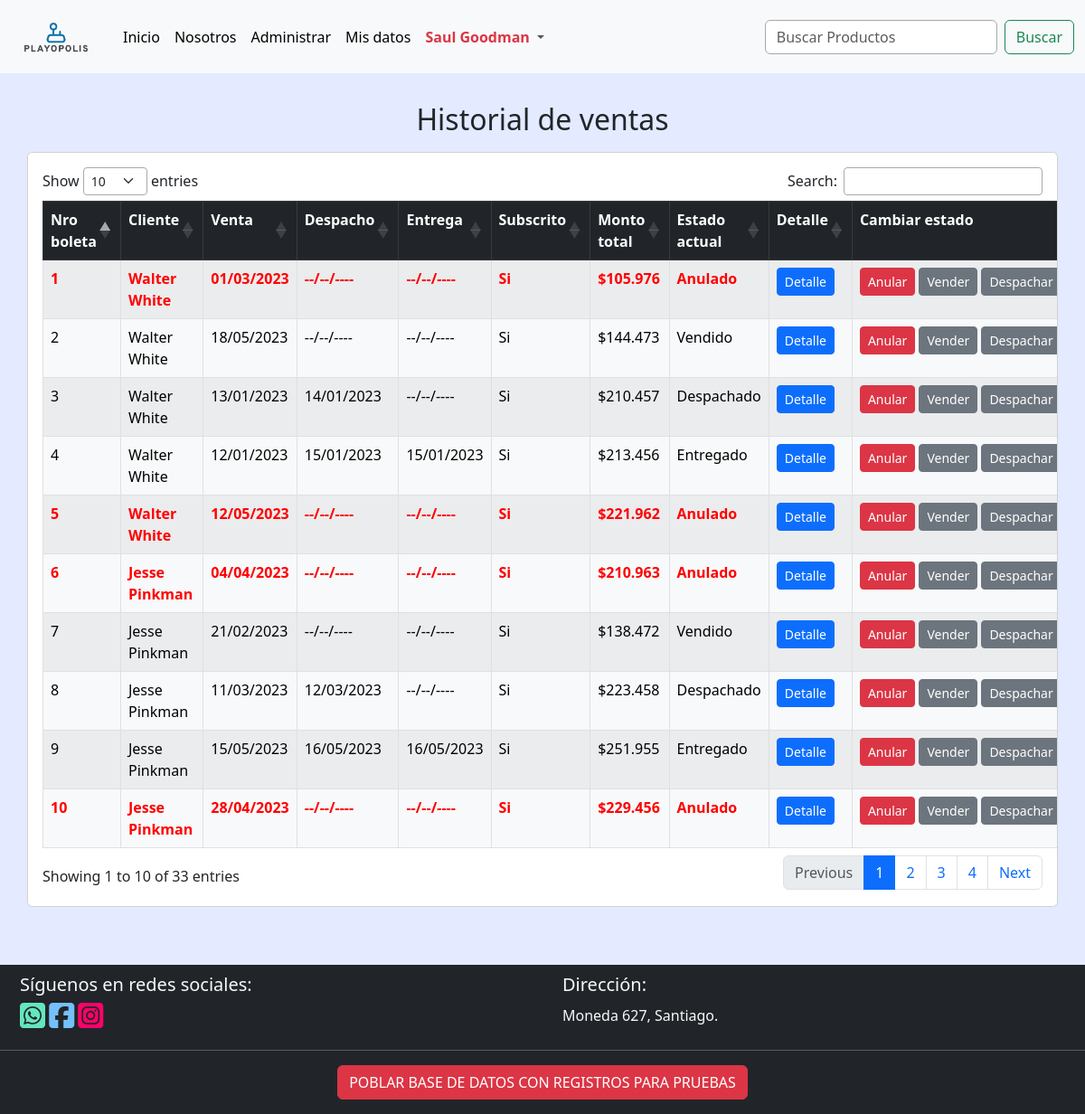
/ventas (signed in), run on the app's committed database.
### core/models.py (models this page shows, shortened)
class Boleta(models.Model):
    ESTADO_CHOICES = [
        ('Anulado', 'Anulado'),
        ('Vendido', 'Vendido'),
        ('Despachado', 'Despachado'),
        ('Entregado', 'Entregado'),
    ]
    nro_boleta = models.IntegerField(primary_key=True, blank=False, null=False, verbose_name='Nro boleta')
    cliente = models.ForeignKey(Perfil, on_delete=models.DO_NOTHING)
    monto_sin_iva = models.IntegerField(blank=False, null=False, verbose_name='Monto sin IVA')
    iva = models.IntegerField(blank=False, null=False, verbose_name='IVA')
    total_a_pagar = models.IntegerField(blank=False, null=False, verbose_name='Total a pagar')
    fecha_venta = models.DateField(blank=False, null=False, verbose_name='Fecha de venta')
    fecha_despacho = models.DateField(blank=True, null=True, verbose_name='Fecha de despacho')
    fecha_entrega = models.DateField(blank=True, null=True, verbose_name='Fecha de entrega')
    estado = models.CharField(choices=ESTADO_CHOICES, max_length=50, blank=False, null=False, verbose_name='Estado')
    class Meta:
        db_table = 'Boleta'
        verbose_name = "Boleta"
        verbose_name_plural = "Boletas"

### core/views.py (the view)
# urls.py: path('ventas', ventas, name='ventas'),
@user_passes_test(es_personal_autenticado_y_activo)
def ventas(request):
    boletas = Boleta.objects.all()
    historial = []
    for boleta in boletas:
        boleta_historial = {
            'nro_boleta': boleta.nro_boleta,
            'nom_cliente': f'{boleta.cliente.usuario.first_name} {boleta.cliente.usuario.last_name}',
            'fecha_venta': boleta.fecha_venta,
            'fecha_despacho': boleta.fecha_despacho,
            'fecha_entrega': boleta.fecha_entrega,
            'subscrito': 'Si' if boleta.cliente.subscrito else 'No',
            'total_a_pagar': boleta.total_a_pagar,
            'estado': boleta.estado,
        }
        historial.append(boleta_historial)
    context = {
        'historial': historial
    }
    return render(request, 'core/ventas.html', context)

### core/context_processors.py (called while the page is built, shortened)
def obtener_datos_usuario(request):
    first_name = ''
    last_name = ''
    if request.user.is_authenticated:
        usuario = User.objects.get(pk=request.user.pk)
        first_name = usuario.first_name
        last_name = usuario.last_name
    return first_name, last_name

def obtener_datos_carrito(request):
    cantidad_productos = 0
    mostrar_carrito = False
    if request.user.is_authenticated:
        usuario = User.objects.get(pk=request.user.pk)
        if request.user.perfil.tipo_usuario == 'Cliente':
            cantidad_productos = Carrito.objects.filter(cliente=request.user.perfil).count()
            mostrar_carrito = cantidad_productos > 0
    return mostrar_carrito, cantidad_productos

def get_and_clean_session_variable(request, name):
    value = ''
    if name in request.session:
        value = request.session.get(name)
        request.session[name] = ''
    return value

def obtener_mensajes(request):
    html_messages = ''
    tipo_mensajes = []
    lista_mensajes = list(messages.get_messages(request))
    html_form_errors = get_and_clean_session_variable(request, 'backend_html_form_errors')
    titulo = html_form_errors != '' or len(lista_mensajes) > 1
    mensajes = SafeString(html_messages + html_form_errors)
    tipo_mensaje = ''
    if html_form_errors != '' or 'error' in tipo_mensajes:
        tipo_mensaje = 'error'
    elif 'success' in tipo_mensajes:
        tipo_mensaje = 'success'
    elif 'info' in tipo_mensajes:
        tipo_mensaje = 'info'
    return mensajes, tipo_mensaje

def global_render(request):
    first_name, last_name = obtener_datos_usuario(request)
    mostrar_carrito, cantidad_productos = obtener_datos_carrito(request)
    mensajes, tipo_mensaje = obtener_mensajes(request)
    return {
        'mostrar_carrito': mostrar_carrito,
        'cantidad_productos': cantidad_productos,
        'first_name': first_name,
        'last_name': last_name,
        'backend_messages': mensajes,
        'backend_message_type': tipo_mensaje,
    }

### core/templatetags/custom_filters.py (called while the page is built)
@register.filter
def formatear_dinero(value):
    value = round(value)
    value = f'${value:,}'
    value = value.replace(',', '.')
    return value

@register.filter
def formatear_fecha(value):
    if value == None:
        value = '--/--/----'
    else:
        value = value.strftime("%d/%m/%Y")
    return f'{value}'

### core/views.py (called while the page is built)
def es_personal_autenticado_y_activo(user):
    return (user.is_staff or user.is_superuser) and user.is_authenticated and user.is_active

### core/templates/core/ventas.html (shortened to what this page needs)
{% extends 'core/base.html' %}
{% load static %}
{% load custom_filters %}
{% block content %}
<h2 class="m-3 align-center2">Historial de ventas</h2>
    <div class="container card p-3 mb-5 table-responsive">
        <table id="tabla-principal" class="table table-hover table-light table-striped table-bordered">
            <thead class="table-dark">
                <tr>
                    <th> Nro boleta </th>
                    <th> Cliente </th>
                    <th> Venta </th>
                    <th> Despacho </th>
                    <th> Entrega </th>
                    <th> Subscrito </th>
                    <th> Monto total </th>
                    <th> Estado actual </th>
                    <th> Detalle </th>
                    <th> Cambiar estado </th>
                </tr>
            </thead>
            <tbody>
                {% for boleta in historial %}
                    {% if boleta.estado == 'Anulado' %}
                        <tr class="letra-boleta-anulada">
                    {% else %}
                        <tr>
                    {% endif %}
                        <td> {{boleta.nro_boleta}} <br> </td>
                        <td> {{boleta.nom_cliente}} <br> </td>
                        <td> {{boleta.fecha_venta|formatear_fecha}} <br> </td>
                        <td> {{boleta.fecha_despacho|formatear_fecha}} <br></td>
                        <td> {{boleta.fecha_entrega|formatear_fecha}} <br></td>
                        <td> {{boleta.subscrito}} <br> </td>
                        <td> {{boleta.total_a_pagar|formatear_dinero}} <br> </td>
                        <td> {{boleta.estado}} <br> </td>
                        <td> <a href="{% url 'boleta' boleta.nro_boleta %}" class="btn btn-sm btn-primary">Detalle</a> </td>
                        <td>
                            <span>
                                <div class="btn-group">
                                    <div class="me-1"><a href="{% url 'cambiar_estado_boleta' boleta.nro_boleta 'Anulado' %}" class="btn btn-sm btn-danger">Anular</a></div>
                                    <div class="me-1"><a href="{% url 'cambiar_estado_boleta' boleta.nro_boleta 'Vendido' %}" class="btn btn-sm btn-secondary">Vender</a></div>
                                    <div class="me-1"><a href="{% url 'cambiar_estado_boleta' boleta.nro_boleta 'Despachado' %}" class="btn btn-sm btn-secondary">Despachar</a></div>
                                </div>
                            </span>
                        </td>
                    </tr>
                {% endfor %}
            </tbody>
        </table>
    </div>
{% endblock content %}

### core/templates/core/base.html (shortened to what this page needs)
{% load static %}
<!DOCTYPE html>
<html lang="es">
<head>
    <link type="text/css" rel="stylesheet" href="https://cdn.jsdelivr.net/npm/bootstrap@5.3.0/dist/css/bootstrap.min.css" />
    <link type="text/css" rel="stylesheet" href="https://cdn.datatables.net/1.13.4/css/dataTables.bootstrap5.min.css" />
    <link type="text/css" rel="stylesheet" href="https://cdnjs.cloudflare.com/ajax/libs/animate.css/4.1.1/animate.min.css" />
    <link type="text/css" rel="stylesheet" href="{% static 'core/css/base.css' %}">
    <link type="text/css" rel="stylesheet" href="{% static 'core/css/style.css' %}">
    <link type="text/css" rel="stylesheet" href="{% static 'core/css/page-layout.css' %}">
</head>
<body class="fondo">
  <nav class="navbar navbar-expand-lg bg-body-tertiary">
    <div class="container-fluid">
      <a class="navbar-brand" href="{% url 'inicio' %}"><img src="{% static 'core/img/logo.png' %}" style="width: 100px;"></a>
      <div class="collapse navbar-collapse" id="navbarSupportedContent">
        <ul class="navbar-nav me-auto mb-2 mb-lg-0">
          <li class="nav-item">
            <a class="nav-link active" aria-current="page" href="{% url 'inicio' %}">
              Inicio
            </a>
          </li>
          <li class="nav-item">
            <a class="nav-link active" aria-current="page" href="{% url 'nosotros' %}">
              Nosotros
            </a>
          </li>
          {% if user.is_authenticated and user.is_staff and user.is_active or user.is_authenticated and user.is_superuser and user.is_active %}
            <li class="nav-item">
              <a class="nav-link active" aria-current="page" href="{% url 'administracion' %}">
                Administrar
              </a>
            </li>
          {% endif %}
          {% if user.is_authenticated %}
            <li class="nav-item">
              <a class="nav-link active" aria-current="page" href="{% url 'misdatos' %}">
                Mis datos
              </a>
            </li>
            <li class="nav-item dropdown">
              <a class="nav-link dropdown-toggle" href="#" role="button" data-bs-toggle="dropdown"
                  aria-expanded="false" href="{% url 'ingresar' %}">
                {% if user.is_superuser %}
                  <span class="text-danger fw-semibold">
                {% elif user.is_staff %}
                  <span class="text-success fw-semibold">
                {% else %}
                  <span>
                {% endif %}
                  {{ first_name }} {{ last_name }}
                </span>
              </a>
            </li>
          {% endif %}
        </ul>
        <form method="post" action="{% url 'inicio' %}" class="d-flex" role="search">
          <input
            class="form-control me-2"
            type="search"
            placeholder="Buscar Productos"
            aria-label="Search"
            name="buscar"
            id = "buscar"
          />
          <button class="btn btn-outline-success" type="submit">
            Buscar
          </button>
        </form>
      </div>
    </div>
</nav>
  <div class="content m-3 pagelayout-2">
    {% block content %}
    {% endblock content %}
  </div>
  <footer class="pagelayout-3">
    <div class="footer bg-dark text-light">
      <div class="container-fluid">
        <div class="row">
          <div class="col-md-6">
            <h5 class="margen-footer">Síguenos en redes sociales:</h5>
            <div class="">
              <p class="margen-footer">
                <a href="https://wa.me/+56912345678"
                  ><i
                    class="fa-brands fa-square-whatsapp fa-2xl"
                    style="color: #63e6be"
                  ></i
                ></a>
                <a href="https://www.facebook.com/PlayopolisStore"
                  ><i
                    class="fa-brands fa-square-facebook fa-2xl"
                    style="color: #74c0fc"
                  ></i
                ></a>
                <a href="https://www.instagram.com/PlayopolisStore"
                  ><i
                    class="fa-brands fa-square-instagram fa-2xl"
                    style="color: #fd0269"
                  ></i
                ></a>
              </p>
            </div>
          </div>
          <div class="col-md-6">
            <h5 class="margen-footer">Dirección:</h5>
            <p class="margen-footer">Moneda 627, Santiago.</p>
          </div>
        </div>
      </div>
      <hr>
      <div class="align-center2">
        <a href="{% url 'poblar' %}" class="btn btn-danger mb-3">POBLAR BASE DE DATOS CON REGISTROS PARA PRUEBAS</a>
      </div>
    </div>
  </footer>
</body>
</html>

### core/static/core/css/base.css (style rules this page uses)
.table-hover .letra-boleta-anulada td { color: red !important; font-weight: 600 !important; }

### core/static/core/css/style.css (style rules this page uses)
th { vertical-align: top; }
input, textarea, select { border-color: darkgray !important; }
.margen-footer { margin: 10px; }
.fondo { background-color: rgba(127, 157, 255, 0.207); }
.align-center2 { display: flex; justify-content: center; }
footer { margin-top: auto; justify-content: end; bottom: 0; width: auto; }
body { display: flex; flex-direction: column; min-height: 100vh; }

### data on the page
Boleta: fecha_venta "01/03/2023", estado "Anulado"
Boleta: fecha_venta "18/05/2023", estado "Vendido"
Boleta: fecha_venta "13/01/2023", fecha_despacho "14/01/2023", estado "Despachado"
Boleta: fecha_venta "12/01/2023", fecha_despacho "15/01/2023", fecha_entrega "15/01/2023", estado "Entregado"
Boleta: fecha_venta "12/05/2023", estado "Anulado"
Boleta: fecha_venta "04/04/2023", estado "Anulado"
Boleta: fecha_venta "21/02/2023", estado "Vendido"
Boleta: fecha_venta "11/03/2023", fecha_despacho "12/03/2023", estado "Despachado"
Boleta: fecha_venta "15/05/2023", fecha_despacho "16/05/2023", fecha_entrega "16/05/2023", estado "Entregado"
Boleta: fecha_venta "28/04/2023", estado "Anulado"

### other printed values
{{ first_name }} "Saul"
{{ last_name }} "Goodman"
{{ boleta.nro_boleta }} "1" "2" "3" "4" "5" "6" "7" "8" "9" "10"
{{ boleta.nom_cliente }} "Walter White" "Walter White" "Walter White" "Walter White" "Walter White" "Jesse Pinkman" "Jesse Pinkman" "Jesse Pinkman" "Jesse Pinkman" "Jesse Pinkman"
{{ boleta.fecha_despacho|formatear_fecha }} "--/--/----" "--/--/----" "--/--/----" "--/--/----" "--/--/----" "--/--/----"
{{ boleta.fecha_entrega|formatear_fecha }} "--/--/----" "--/--/----" "--/--/----" "--/--/----" "--/--/----" "--/--/----" "--/--/----" "--/--/----"
{{ boleta.subscrito }} "Si" "Si" "Si" "Si" "Si" "Si" "Si" "Si" "Si" "Si"
{{ boleta.total_a_pagar|formatear_dinero }} "$105.976" "$144.473" "$210.457" "$213.456" "$221.962" "$210.963" "$138.472" "$223.458" "$251.955" "$229.456"
